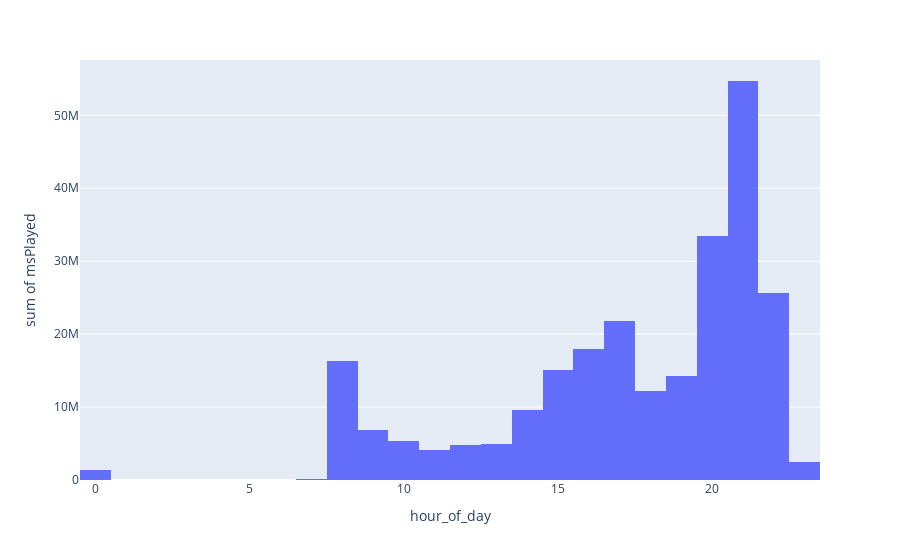

Source (notebook cell):
### Code cell
fig = px.histogram(sh, x="hour_of_day", y="msPlayed")
fig.show()

### Figure 1 — Plotly figure (JSON) as saved in the notebook; plotly's stock layout.template omitted (floating-point values rounded to 4 significant figures; data arrays with more than 128 entries replaced by an {"elided": "..."} marker saying what was removed)
{"data": [{"alignmentgroup": "True", "bingroup": "x", "histfunc": "sum", "hovertemplate": "hour_of_day=%{x}<br>sum of msPlayed=%{y}<extra></extra>", "legendgroup": "", "marker": {"color": "#636efa"}, "name": "", "offsetgroup": "", "orientation": "v", "showlegend": false, "type": "histogram", "x": {"elided": "3573 int values"}, "xaxis": "x", "y": {"elided": "3573 int values"}, "yaxis": "y"}], "layout": {"barmode": "relative", "legend": {"tracegroupgap": 0}, "margin": {"t": 60}, "xaxis": {"anchor": "y", "domain": [0, 1], "title": {"text": "hour_of_day"}}, "yaxis": {"anchor": "x", "domain": [0, 1], "title": {"text": "sum of msPlayed"}}}}
